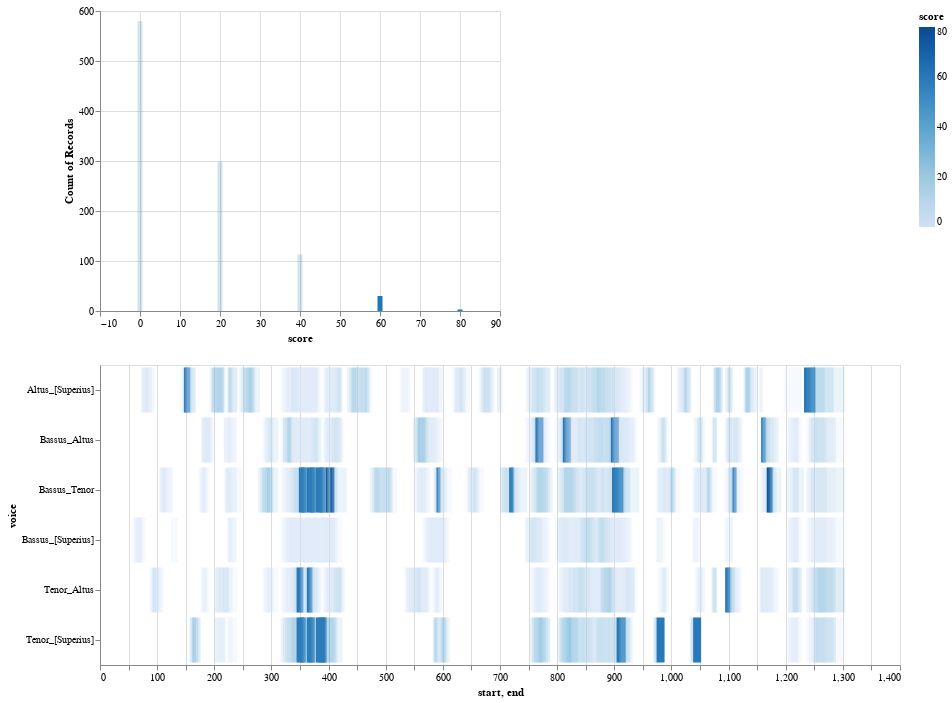

Source (notebook cell):
### Markdown cell above
### n grams of specific lengths

#### directed ngrams

### Code cell
from strsimpy.weighted_levenshtein import WeightedLevenshtein


def insertion_cost(char):
    return 1.0


def deletion_cost(char):
    return 1.0


def substitution_cost(char_a, char_b):
    return 0.5

wl = WeightedLevenshtein(
    substitution_cost_fn=substitution_cost,
    insertion_cost_fn=insertion_cost,
    deletion_cost_fn=deletion_cost)
from strsimpy.normalized_levenshtein import NormalizedLevenshtein

l = NormalizedLevenshtein()

viz.plot_close_match_levenshtein_heatmap(har_ngram, '6, 5, 4, 1, 4', l, ngrams_duration=dur_har)

### Figure 1 — Vega-Lite specification as saved in the notebook (floating-point values rounded to 4 significant figures; data arrays with more than 128 entries replaced by an {"elided": "..."} marker saying what was removed)
{"config": {"view": {"continuousWidth": 400, "continuousHeight": 300}}, "vconcat": [{"mark": "bar", "encoding": {"color": {"value": "#1f77b4"}, "opacity": {"condition": {"value": 1, "test": "(datum.score >= SelectorName.cutoff)"}, "value": 0.2}, "x": {"type": "quantitative", "field": "score"}, "y": {"type": "quantitative", "aggregate": "count", "field": "score"}}}, {"mark": "bar", "encoding": {"color": {"type": "quantitative", "field": "score"}, "opacity": {"condition": {"value": 1, "test": "(datum.score > SelectorName.cutoff)"}, "value": 0.2}, "tooltip": [{"type": "quantitative", "field": "start"}, {"type": "quantitative", "field": "end"}, {"type": "nominal", "field": "pattern"}, {"type": "quantitative", "field": "score"}], "x": {"type": "quantitative", "field": "start"}, "x2": {"field": "end"}, "y": {"type": "nominal", "field": "voice"}}, "height": 300, "selection": {"SelectorName": {"type": "single", "fields": ["cutoff"], "bind": {"input": "range", "max": 100, "min": 0, "name": "cutoff:", "step": 1}, "init": {"cutoff": 50}}, "selector001": {"type": "interval", "bind": "scales", "encodings": ["x", "y"]}}, "width": 800}], "data": {"name": "data-8d841cbbde5e9eff6457d3dade0f1138"}, "$schema": "https://vega.github.io/schema/vega-lite/v4.8.1.json", "datasets": {"data-8d841cbbde5e9eff6457d3dade0f1138": {"elided": "1025 records"}}}
